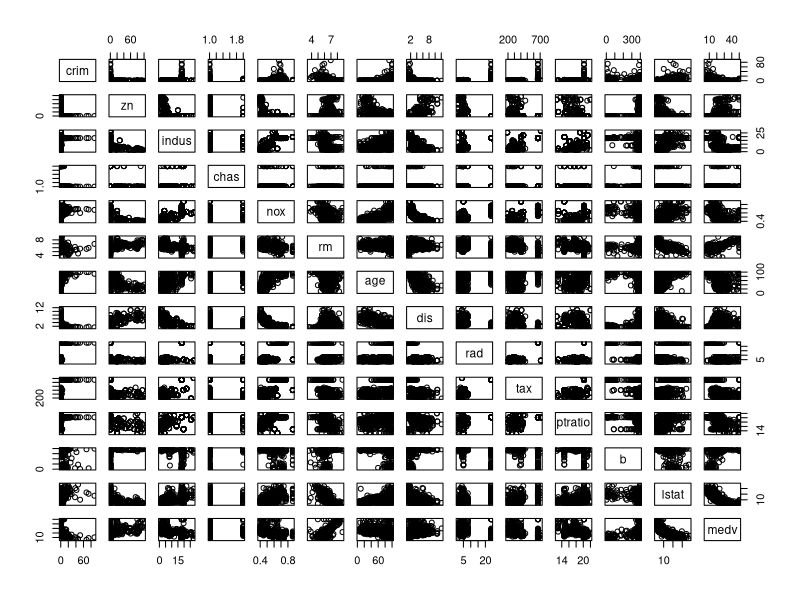
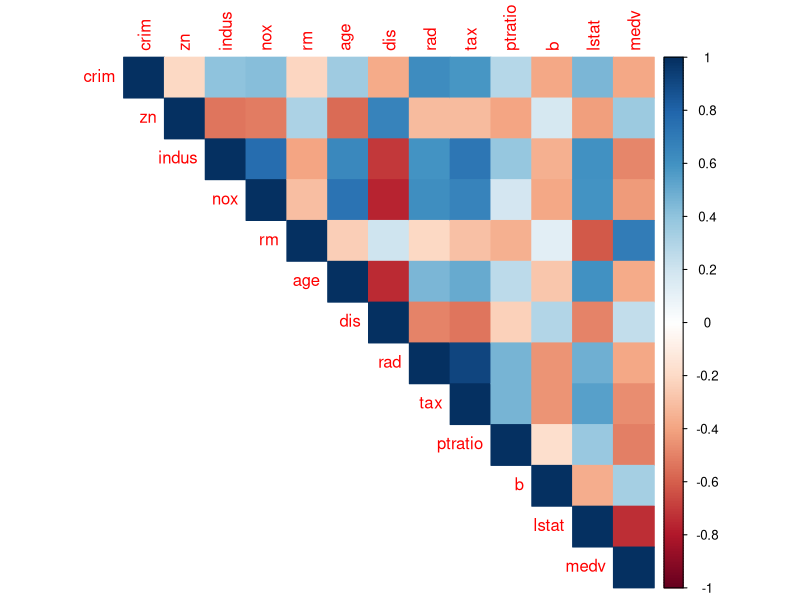
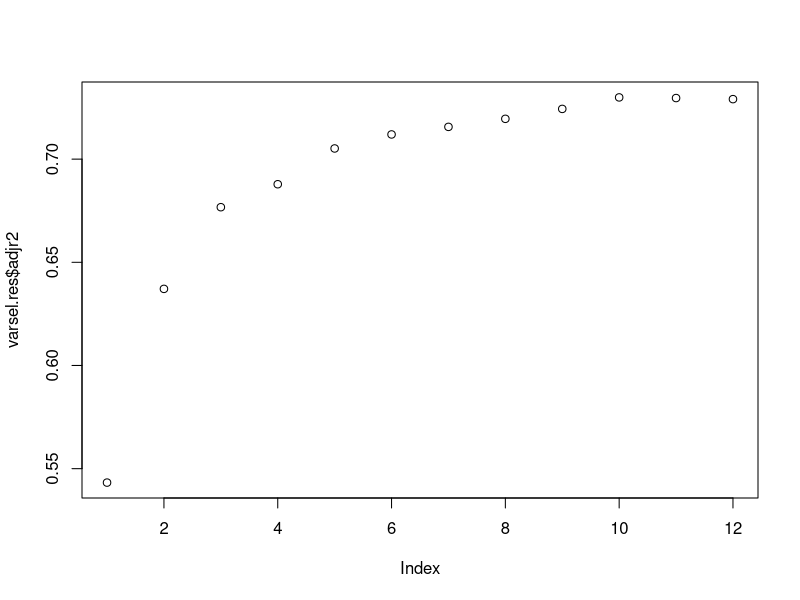
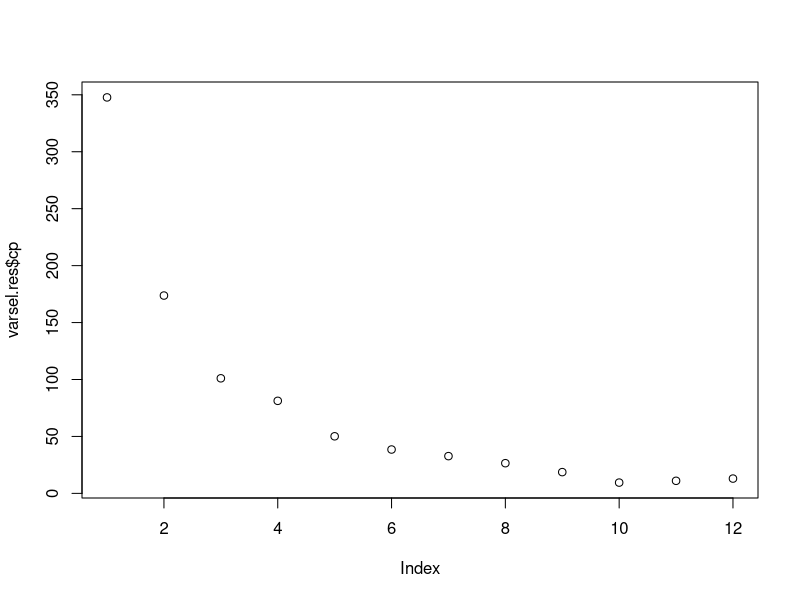
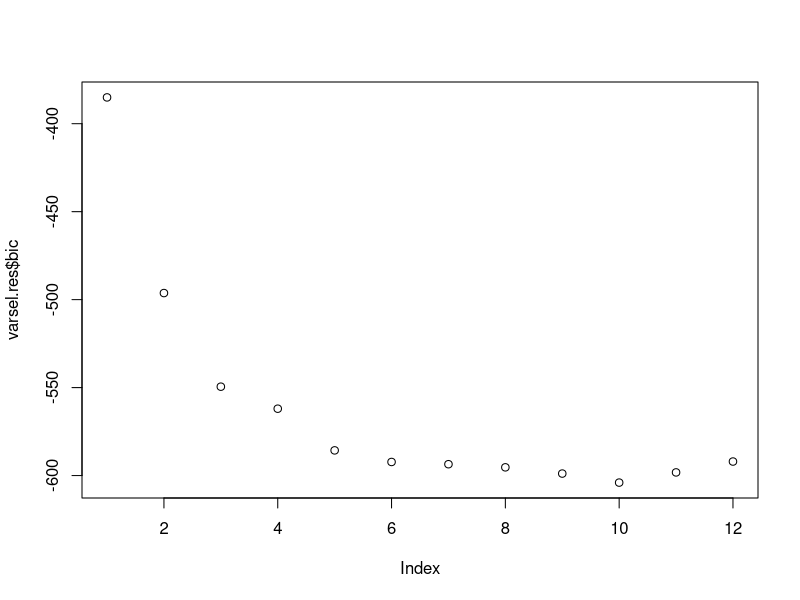
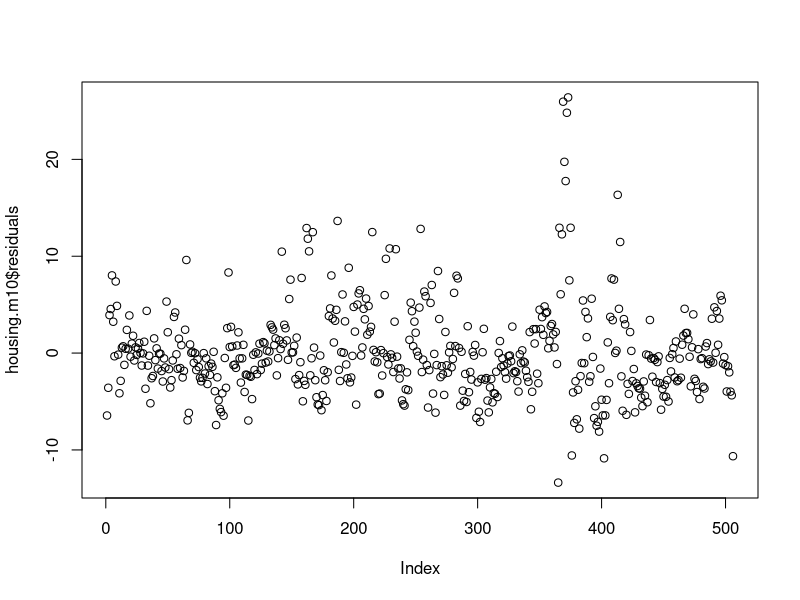
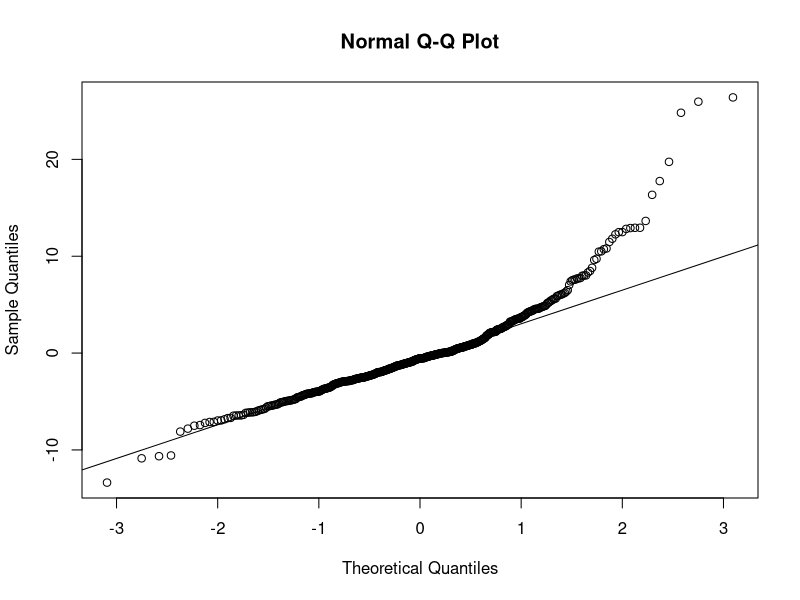

Write R code to recreate these figures, in order.
##########################################################
## Multiple Linear Regression
##########################################################

# Manual Regression 

## load necessary libraries
library(Matrix)
## Input data manually
y = c(2,3,2,7,6,8,10,7,8,12,11,14)
x0 = rep(1,12)
x1 = c(0,2,2,2,4,4,4,6,6,6,8,8)
x2 = c(2,6,7,5,9,8,7,10,11,9,15,13)
X = cbind(x0,x1,x2)
c = matrix(c(0,1,0,0,0,1),nrow=2,byrow=T)

## parameters
n = nrow(X)
p = ncol(X) - 1
k = rankMatrix(c)[1]
df1 = k
df2 = n - p - 1

## set up for relevant matrix
XtX = t(X)%*%X
Xty = t(X)%*%y
XtXi = solve(XtX)
H = diag(x0) - X%*%XtXi%*%t(X)

## estimation
beta = XtXi%*%Xty
e = H%*%y

## hypothesis testing for beta
Fnum = t(c%*%beta)%*%solve(c%*%XtXi%*%t(c))%*%(c%*%beta)
Fdenom = t(y)%*%H%*%y
F.all = (Fnum/df1) / (Fdenom/df2)
pval = 1 - pf(F.all,df1, df2)

## R2
R2 = Fnum/(Fnum+Fdenom)

## hypothesis testing for beta1
c = t(c(0,1,0))
k = 1
df1 = k
Fnum = t(c%*%beta)%*%solve(c%*%XtXi%*%t(c))%*%(c%*%beta)
Fdenom = t(y)%*%H%*%y
F.1 = (Fnum/df1) / (Fdenom/df2)
t.1 = sqrt(F.1)
pval = 2*(1 - pt(t.1,df2))

## R2
R2 = Fnum/(Fnum+Fdenom)

#############################

## loading the dataset
library(mlbench)
data(BostonHousing)
?BostonHousing #opens the R Documentation page of the dataset
names(BostonHousing) #column names of the dataset
head(BostonHousing) #prints first few rows the dataset

## exploratory analysis
summary(BostonHousing) #five-number summary for each column
plot(BostonHousing) #scatterplot for all possible variable pairs

housing = BostonHousing[-4] #remove the binary variable 'chas'

library(corrplot)
housing.corr = cor(housing) #correlation matrix
corrplot(housing.corr, method="color", type="upper") #plot correlation

## initial model
housing.full = lm(medv~., data=housing)
housing.full.res = summary(housing.full)
names(housing.full)  #available results obtained from regression
names(housing.full.res)  #available results obtained from regression
housing.full.res

## regression results
housing.full$coefficients #regression coefficients
housing.full.res$fstatistic #F-test for linear hypothesis
housing.full.res$coefficients #generalized linear hypotheses
housing.full.res$adj.r.squared # adjR2

## reduced models
housing.m11 = lm(medv~.-age, data=housing) #model w/o age
housing.m10 = lm(medv~.-age-indus, data=housing) #model w/o age, indus
housing.m11.res = summary(housing.m11)
housing.m10.res = summary(housing.m10)
housing.m11.res
housing.m10.res

## comparing the models
housing.full.res$adj.r.squared
housing.m11.res$adj.r.squared
housing.m10.res$adj.r.squared
anova(housing.full, housing.m11) #full vs reduced model (no age)
anova(housing.full, housing.m10) #full vs reduced model (no age, indus)

## variable selection
library(leaps)
nvar = ncol(housing) - 1
varsel = regsubsets(medv~., data=housing, nvmax=nvar)
varsel.res = summary(varsel)
names(varsel.res) #available results from selection

# compile results
varsel.metric = cbind(1:nvar, varsel.res$adjr2, varsel.res$cp,
                      varsel.res$bic)
colnames(varsel.metric) = c("No. of Variables", "Adjusted R2",
                            "Mallow's Cp", "BIC")
varsel.metric

# plot of each metric used
plot(varsel.res$adjr2) #adjR2
plot(varsel.res$cp) #Mallow's Cp
plot(varsel.res$bic) #BIC

# list of suggested variables for the results of each metric used
varsel.res$which[which.max(varsel.res$adjr2),] #adjR2
varsel.res$which[which.min(varsel.res$bic),] #BIC

## analyzing residuals
library(nortest)
plot(housing.m10$residuals) #check if there are patterns
qqnorm(housing.m10$residuals) #Q-Q plot of data
qqline(housing.m10$residuals) #Q-Q line
ad.test(housing.m10$residuals) #Anderson-Darling
shapiro.test(housing.m10$residuals) #Shapiro-Wilk

## multicollinearity
library(car)
vif(housing.m10)

# if variables w/ vif>5 are excluded
housing.m8 = lm(medv~.-age-indus-rad-tax,data=housing)
vif(housing.m8) #vif of the new model
summary(housing.m8)$adj.r.squared #adjR2 of new model
